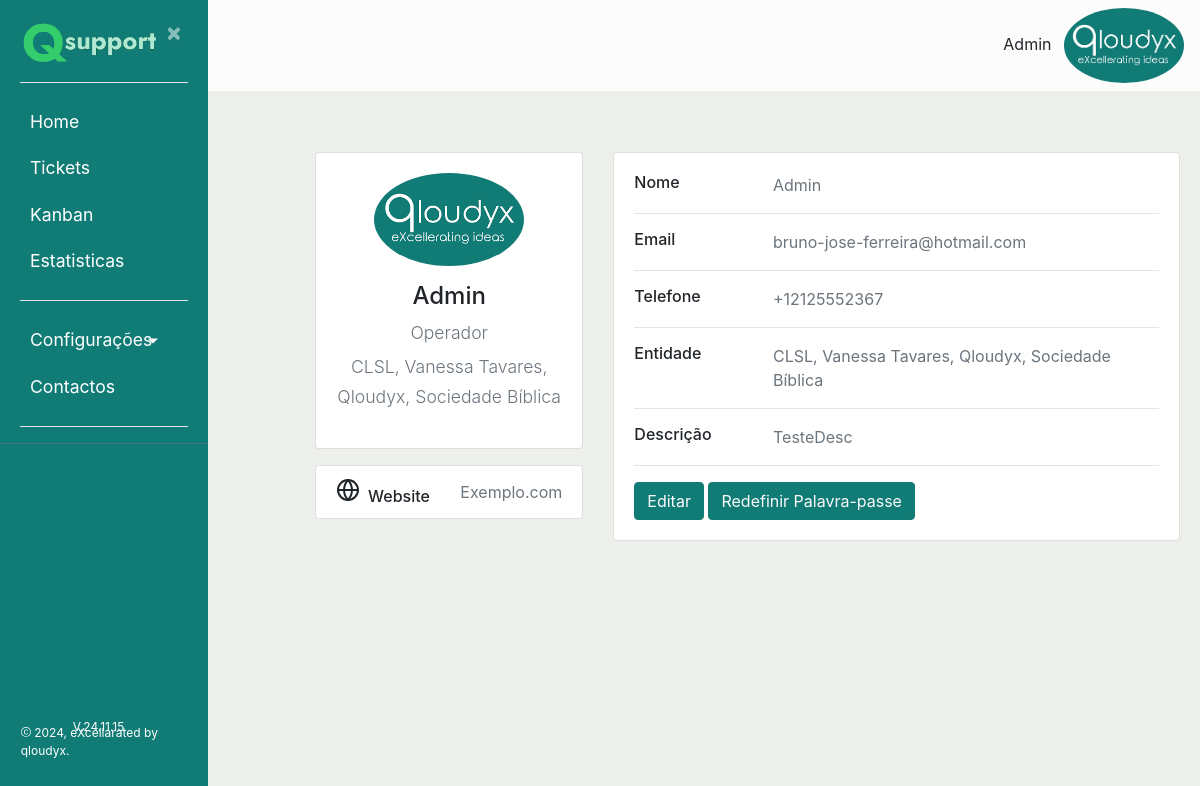
The app's page /profile/ (signed in), older data.
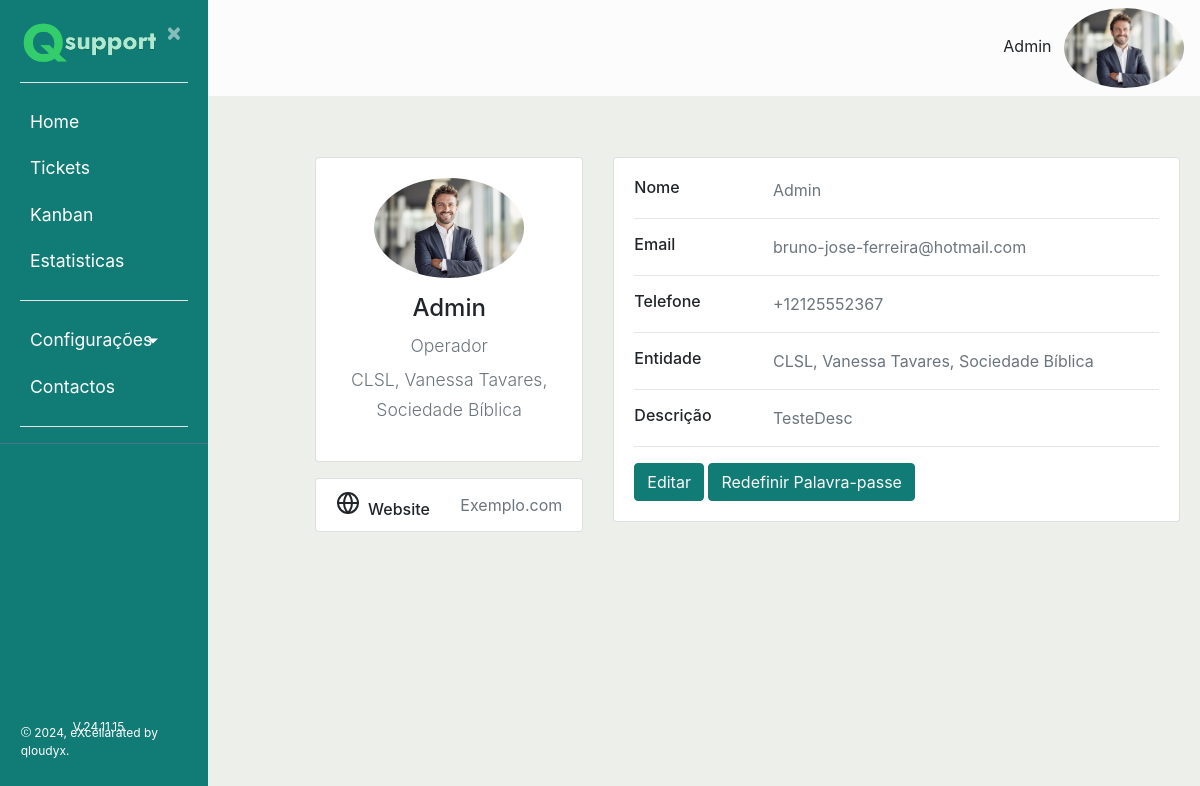
The same page, newer data.
### ticket/models.py (models this page shows, shortened)
class Usuarios(AbstractBaseUser):
    uuid = models.UUIDField(default = uuid.uuid4)
    nome = models.CharField(max_length=100, unique=True,verbose_name='Utilizador')
    email = models.EmailField(verbose_name='E-mail')
    foto = models.ImageField(null=True, blank=True, upload_to='users/uploads/fotos',verbose_name='Foto')
    descricao = models.CharField(max_length=250, null=True)
    EscolhasRole = {
    ("Interno", "Interno"),
    ("Operador", "Operador"),
    ("Cliente", "Cliente"),
    }
    role = models.CharField(max_length=50,choices= EscolhasRole ,verbose_name='Cargo')
    entidade = models.ManyToManyField(Entidades, verbose_name='Entidades')
    telefone = PhoneNumberField(null=True, blank=False, unique=True, verbose_name='Telefone')
    date_of_birth = models.DateField(verbose_name='Data de Nascimento')
    is_active = models.BooleanField(default=True, verbose_name='Ativo?')
    is_admin = models.BooleanField(default=False, verbose_name='Admin?')
    objects = MyUserManager()
    USERNAME_FIELD = 'nome'
    REQUIRED_FIELDS = ['date_of_birth','email']
    def nomes_entidade(self):
            return ', '.join([a.nome for a in self.entidade.all()])
    nomes_entidade.short_description = "Entidades"

class Entidades(models.Model):
    nome = models.CharField(max_length=100)
    externo = models.BooleanField(default=False)

### users/views.py (the view)
# urls.py: path('profile/', users_views.profile, name='profile'), #URL para os perfís
@login_required
def profile(request):
    total = Ticket.objects.count()
    filtroresolvido = Ticket.objects.filter(estado="3")
    resolvido = filtroresolvido.count()
    percentresolvido = int(resolvido / total * 100)
    filtrocritico = Ticket.objects.filter(prioridade="4")
    critico = filtrocritico.count()
    percentcritico = int(critico / total * 100)
    filtroalto = Ticket.objects.filter(prioridade="3")
    alto = filtroalto.count()
    percentalto = int(alto / total * 100)
    filtromedio = Ticket.objects.filter(prioridade="2")
    medio = filtromedio.count()
    percentmedio = int(medio / total * 100)
    filtrobaixo = Ticket.objects.filter(prioridade="1")
    baixo = filtrobaixo.count()
    percentbaixo = int(baixo / total * 100)
    return render (request, 'users/profile.html',context =
                   {
                    'resolvido':percentresolvido,
                    'critico':percentcritico,
                    'alto':percentalto,
                    'medio':percentmedio,
                    'baixo':percentbaixo,
                   }
                   )

### users/templates/users/profile.html (shortened to what this page needs)
{% extends "ticket/base.html" %}
{% block content %}
    <div class="row gutters-sm">
        <div class="col-md-4 mb-3">
            <div class="card">
                <div class="card-body">
                    <div class="d-flex flex-column align-items-center text-center">
                        <img src= "{{ user.foto.url }} " alt="Admin" class="rounded-circle" width="150" />
                        <div class="mt-3">
                        <h4 class="account-Heading">{{ user.nome }}</h4>
                        <p style="text-align: center" class="text-secondary mb-1">{{user.role}}</p>
                        <p style="text-align: center" class="text-muted font-size-sm">{{user.nomes_entidade}}</p>
                    </div>
                </div>
            </div>
        </div>
        <div class="card mt-3">
            <ul class="list-group list-group-flush">
                <li class="list-group-item d-flex justify-content-between align-items-center flex-wrap">
                    <h6 class="mb-0">Website</h6>
                    <span class="text-secondary">Exemplo.com</span>
                </li>
            </ul>
        </div>
    </div>
    <div class="col-md-8">
        <div class="card mb-3">
            <div class="card-body">
                <div class="row">
                    <div class="col-sm-3">
                            <h6 class="mb-0">Nome</h6>
                        </div>
                        <div class="col-sm-9 text-secondary">
                            {{ user.nome }}
                        </div>
                    </div>
                    <hr>
                    <div class="row">
                        <div class="col-sm-3">
                            <h6 class="mb-0">Email</h6>
                        </div>
                        <div class="col-sm-9 text-secondary">
                            {{ user.email }}
                        </div>
                    </div>
                    <hr>
                    <div class="row">
                        <div class="col-sm-3">
                            <h6 class="mb-0">Telefone</h6>
                        </div>
                        <div class="col-sm-9 text-secondary">
                            {{ user.telefone }}
                        </div>
                    </div>
                    <hr>
                    <div class="row">
                        <div class="col-sm-3">
                            <h6 class="mb-0">Entidade</h6>
                        </div>
                        <div class="col-sm-9 text-secondary">
                            {{ user.nomes_entidade }}
                        </div>
                    </div>
                    <hr>
                    <div class="row">
                        <div class="col-sm-3">
                            <h6 class="mb-0">Descrição</h6>
                        </div>
                        <div class="col-sm-9 text-secondary">
                            {{ user.descricao }}
                        </div>
                    </div>
                    <hr>
                    <div class="row">
                        <div class="col-sm-12">
                            <a class="btn btn-info " target="" href="{% url 'editar_perfil' user.uuid %}">Editar</a>
                            <a class="btn btn-info " target="" href="{% url 'email' %}">Redefinir Palavra-passe</a>
                        </div>
                    </div>
                </div>
            </div>
        </div>
    </div>
{% endblock content %}

### ticket/templates/ticket/base.html (shortened to what the changed rows need)
{% load static %}
<!DOCTYPE html>
<html lang="en">
<head>
    <link rel="stylesheet" href="https://cdn.jsdelivr.net/npm/bootstrap@4.0.0/dist/css/bootstrap.min.css">
    <link rel="stylesheet" type="text/css" href="{% static 'ticket/main.css' %}">
</head>
<body>
    {% if user.nome == "Registo" %}
    <div class="wrapper">
        <nav id="sidebar">
            <div class="sidebar-header">
                <a href = "{% url 'ticket-home' %}"> <img src="{% static 'ticket/Qloudyx3.png' %}" style="width:150px;height:100%;"></a>
                <a class="close" onclick="CloseMenu()">&nbsp×&nbsp</a>
                <hr>
                <form method="post" action="{% url 'logout' %}">
                    {% csrf_token %}
                    <a><button style="color:white; text-align:center" class="astext" type="submit">Logout</button></a>
                </form>
                <hr>
            </div>
            </ul>
        </nav>
            <main role="main" class="container">
                <div class="row">
                    <div class="col-md-8">
                        {% if messages %}
                            {% for message in messages %}
                                <div class="alert alert-{{ message.tags }} ">
                                    {{ message }}
                                </div>
                            {% endfor %}
                        {% endif %}
                    </div>
                </div>
            </main>
            <div class="collapse navbar-collapse" id="navbarSupportedContent">
                <ul class="nav navbar-nav ml-auto">
                    <li class="nav-item active">
                        <div class="dropdown">
                            {% if user.is_authenticated %}
                            <img src= "{{ user.foto.url }} " alt="Menu" id="foto" class="rounded-circle" width="150"/>
                            <center>
                            </center>
                        </div>
                        {% endif %}
                    </li>
                </ul>
                </div>
        </div>
        {% block restricted %}{% endblock %}
    {% else %}
        <div id="contenta">
            <nav style="background-color:#fcfcfc;" class="navbar navbar-expand">
                <div class="container-fluid">
                    {% if user.is_authenticated %}
                    <div class="collapse navbar-collapse" id="navbarSupportedContent">
                        <ul class="nav navbar-nav ml-auto">
                            <li class="nav-item active">
                                <div class="dropdown">
                                    {% if user.is_authenticated %}
                                    <a class="nav-link" style="display:inline;text-align:center" href="#">{{user.nome}}</a>
                                    <img src= "{{ user.foto.url }} " alt="Menu" class="rounded-circle" width="120" />
                                </div>
                                {% endif %}
                            </li>
                        </ul>
                    </div>
                    {% endif %}
                </div>
            </nav>
        {% endif %}
        <div id="content">
            {% block content %}{% endblock %}
        </div>
</body>
</html>

Row changes from the older to the newer data that the page shows:
changed Usuarios "Admin": foto: a different picture; nomes_entidade "CLSL, Vanessa Tavares, Qloudyx, Sociedade Bíblica" → "CLSL, Vanessa Tavares, Sociedade Bíblica"
